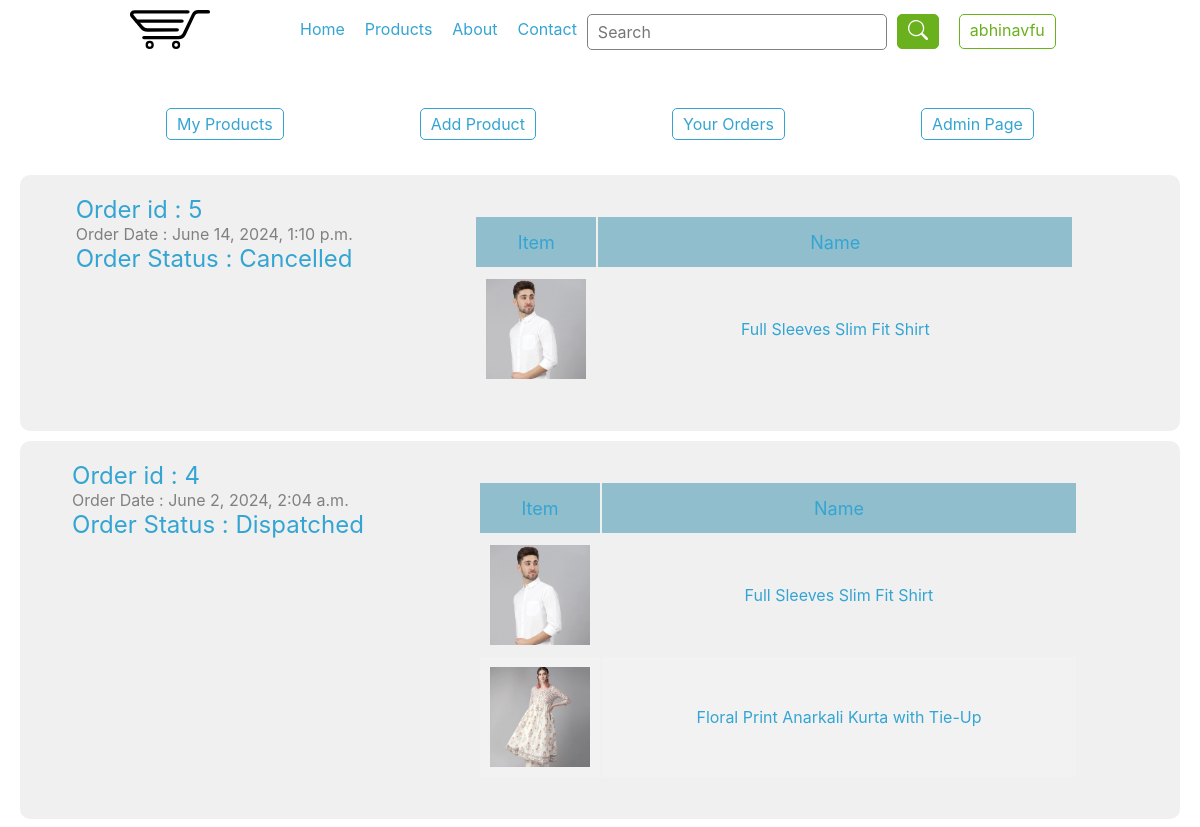
/shop/orders/ (signed in, upper part), run on an earlier commit of the app's database.
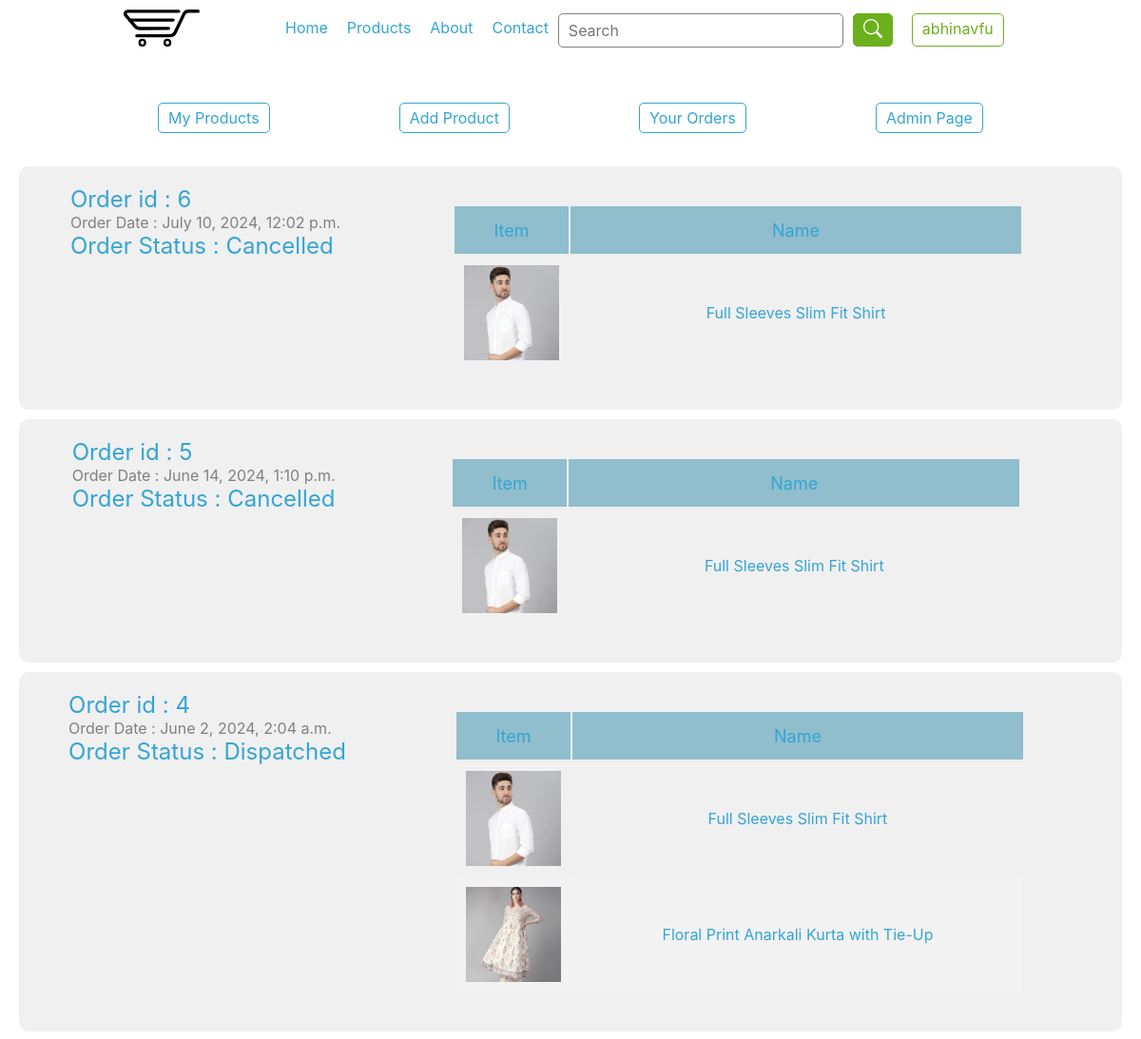
And on a later commit of the database.
### ecom/models.py (models this page shows, shortened)
class Payment(models.Model):
    buyer = models.ForeignKey(Buyer, on_delete=models.CASCADE)
    seller = models.CharField(default="E-Shop", max_length=20)
    address = models.CharField(default="", max_length=500)
    subtotal = models.IntegerField(default=0, null=True, blank=True)
    shipping = models.IntegerField(default=0, null=True, blank=True)
    ordertotal = models.IntegerField(default=0, null=True, blank=True)
    paymentmethod = models.CharField(
        max_length=30, default="COD", null=True, blank=True)
    paymentstatus = models.CharField(
        max_length=20, default="Pending", null=True, blank=True)
    orderstatus = models.CharField(
        max_length=20, default="Not Packed", null=True, blank=True)
    updated_at = models.DateTimeField(auto_now=True)
    created_at = models.DateTimeField(blank=True, null=True)
    rzppid = models.CharField(
        max_length=100, default="", null=True, blank=True)
    rzpoid = models.CharField(
        max_length=100, default="", null=True, blank=True)
    rzpsid = models.CharField(
        max_length=100, default="", null=True, blank=True)

class Order(models.Model):
    product = models.ForeignKey(Product, on_delete=models.CASCADE)
    q = models.IntegerField(default=1)
    total = models.IntegerField(default=0)
    payment = models.ForeignKey(Payment, on_delete=models.CASCADE)

class Product(models.Model):
    mainCategory = models.ForeignKey(MainCategory, on_delete=models.CASCADE)
    subCategory = models.ForeignKey(SubCategory, on_delete=models.CASCADE)
    brand = models.ForeignKey(Brand, on_delete=models.CASCADE)
    seller = models.CharField(default="E-Shop", max_length=100)
    name = models.CharField(default="", max_length=200)
    price = models.IntegerField(default=0)
    discount = models.IntegerField(default=0)
    promotion_price = models.IntegerField(default=0)
    tags = models.CharField(default="", max_length=200)
    size = models.CharField(default="", max_length=50)
    colour = models.CharField(default="", max_length=50)
    popularity = models.IntegerField(default=0)
    stock = models.CharField(default="", max_length=20)
    description = models.TextField(default="")
    sale = models.BooleanField(default=False, null=False)
    pic1 = models.ImageField(upload_to="shopimages/",
                             default=None, blank=True, null=True)
    pic2 = models.ImageField(upload_to="shopimages/",
                             default=None, blank=True, null=True)
    pic3 = models.ImageField(upload_to="shopimages/",
                             default=None, blank=True, null=True)
    pic4 = models.ImageField(upload_to="shopimages/",
                             default=None, blank=True, null=True)
    updated_at = models.DateTimeField(auto_now=True)
    created_at = models.DateTimeField(blank=True, null=True)
    def __str__(self):
        return self.name
    objects = ProductManager()

### ecom/views.py (the view)
# urls.py: path('orders/', orders, name='orders'),
@login_required(login_url=loginUrl)
def orders(request):
    checkU = checkUser(request)
    try:
        buyer = Buyer.objects.get(username=auth.get_user(request))
        orders = Payment.objects.filter(
            buyer=buyer).order_by('-created_at')
        c= Cart.objects.filter(buyer=buyer)
    except:
        pass
    try:
        if checkU == 'admin':
            orders = Payment.objects.filter(seller=SELLER).order_by('-created_at')
            c = None
    except:
        pass
    return render(request, 'orders.html', {'orders': orders, 'cart':c, 'checkU': checkU})

### ecom/templatetags/cart.py (called while the page is built)
@register.filter(name="checkoutProducts")
def checkoutProducts(request, num):
    products = Order.objects.filter(payment=Payment.objects.get(id=num))
    return products

### ecom/views.py (called while the page is built, shortened)
def checkUser(request):
    try:
        try:
            if User.objects.get(username=auth.get_user(request)).is_superuser:
                return 'admin'
        except:
            pass
    except:
        return 'user'

### ecom/templates/orders.html (shortened to what this page needs)
{% extends 'base.html' %} {% load cart %} {% block page %}
<div class="orders" class="min-height" style="min-height: 500px">
  {% if checkU == 'admin' %}
  <div class="d-flex" style="padding: 20px">
    <a class="btn btn-blue" href="{% url 'userprofile' %}">My Products</a>
    <a class="btn btn-blue" href="{% url 'addProduct' %}">Add Product</a>
    <a class="btn btn-blue" href="{% url 'orders' %}">Your Orders</a>
    <a class="btn btn-blue" href="/abhinavfuadmin/">Admin Page</a>
  </div>
  {%endif%}
  {% if orders|length > 0 %} {% for i in orders %}
  <div class="orderitem">
    <div>
        <a href="{% url 'orderDetails' i.id %}">
          <h2>Order id : {{i.id}}</h2>
          <span style="color: gray">Order Date : {{i.created_at}}</span>
          <h2>Order Status : {{i.orderstatus}}</h2>
        </a>
      </div>
      {% if checkU == 'shipment' %}
      {%else%}
      <div>
        <a href="{% url 'orderDetails' i.id %}">
        <div class="cart-items">
          <table>
            <thead>
              <tr>
                <th style="width: 100px">Item</th>
                <th class="cart-name">Name</th>
              </tr>
            </thead>
            <tbody>
              {% for j in request|checkoutProducts:i.id %}
              <tr>
                <td>
                  <div class="cart-img">
                    {% if j.product.pic1 %}
                    <img src="{{j.product.pic1.url}}" alt="product item" loading="lazy"/>
                    {% else %}
                    <img src="/static/images/No_image.png" alt="" loading="lazy"/>
                    {% endif %}
                  </div>
                </td>
                <td>{{j.product}}</td>
              </tr>
              {% endfor %}
            </tbody>
          </table>
        </div></a>
      </div>
      {%endif%}
    </div>
  {%endfor%} {% endif %}
</div>
{%endblock%}

What changed in the data, as far as the page shows it:
added Payment: id "6", created_at "July 10, 2024, 12:02 p.m.", orderstatus "Cancelled"
added Order: product.pic1 (picture), product "Full Sleeves Slim Fit Shirt", shown under "6"
